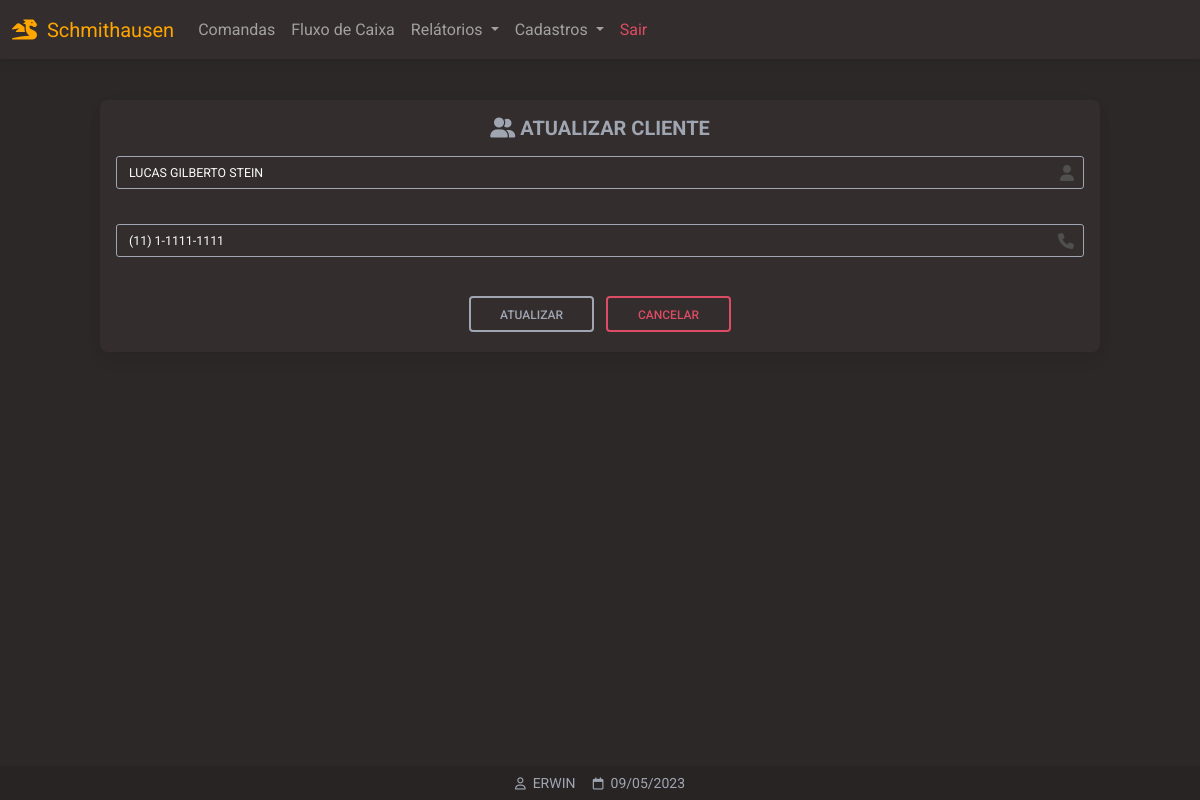
Page /clientes_atualizar/2 (signed in) on the earlier database version.
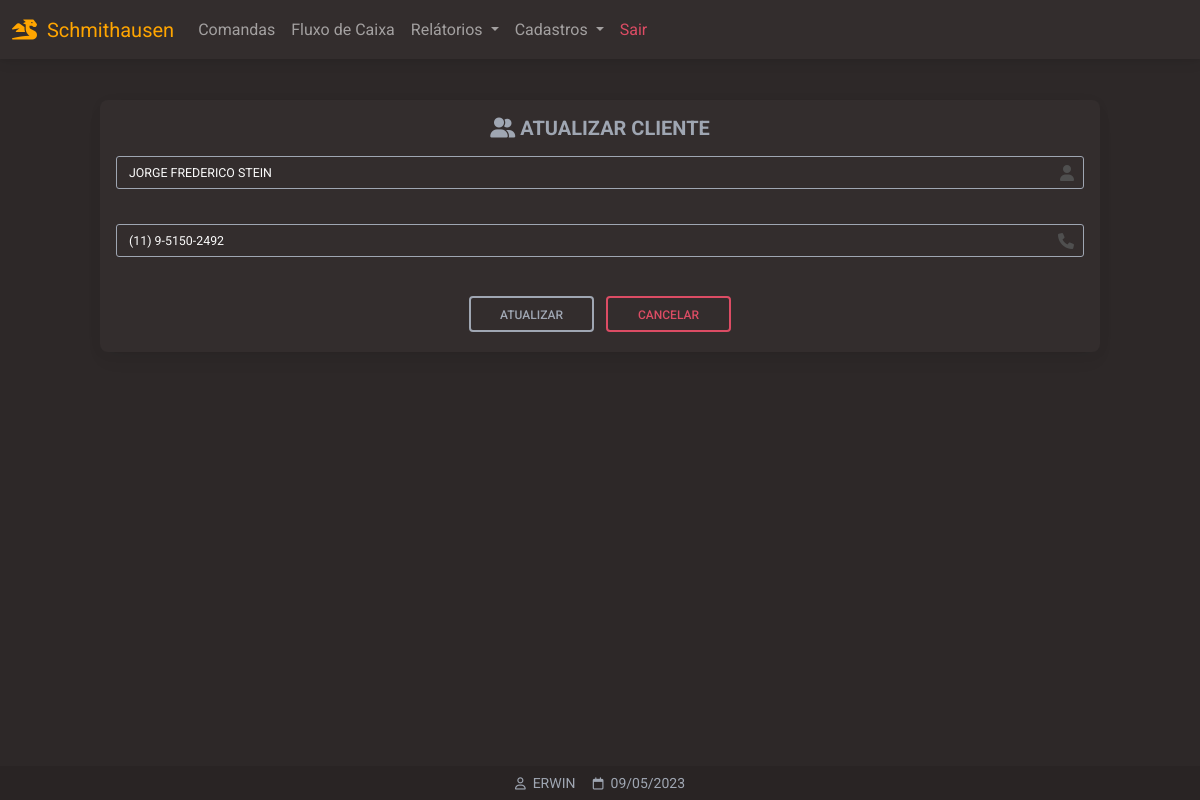
Same page on the later database version.
### website/models.py (models this page shows)
class Cliente(db.Model):
    id = db.Column(db.Integer, primary_key=True)
    fone = db.Column(db.String(150))
    data_criacao = db.Column(db.DateTime(timezone=True), default=func.now())
    nome = db.Column(db.String(150))

class User(db.Model, UserMixin):
    id = db.Column(db.Integer, primary_key=True)
    email = db.Column(db.String(150), unique=True)
    password = db.Column(db.String(150))
    first_name = db.Column(db.String(150))
    notes = db.relationship('Note')

### website/views.py (the view, shortened to what this page needs)
@views.route('/clientes_atualizar/<int:id>', methods=['GET','POST'])
@login_required
def atualizarClientes(id):
    form = CadastroCliente()
    get_cli = Cliente.query.get(id)
    if id != 1:
        if request.method == 'GET':
            return render_template('clientes_atualizar.html',
                user=current_user,
                data=data,
                form=form,
                c=get_cli
                )
    else:
        flash('NÃO PODE SER EDITADO!')
        return redirect(url_for('views.clientes'))

### website/forms.py
class CadastroCliente(FlaskForm):
	nome = StringField(
	'Nome',
	validators= [
	DataRequired(message=("Este campo é obrigatório!")),
	Length(min=4, message=("Pelo menos 4 caracteres!"))
	])
	fone = StringField(
	'Celuar',
	validators= [
	DataRequired(message=("Este campo é obrigatório!")),
	Length(min=16,max=16, message=("Número celuar inválido!"))
	])

### website/__init__.py (called while the page is built)
def create_app():
    app = Flask(__name__)
    app.config['SECRET_KEY'] = 'hjshjhdjah kjshkjdhjs'
    app.config['SQLALCHEMY_DATABASE_URI'] = f'sqlite:///{DB_NAME}'
    db.init_app(app)
    from .views import views
    from .auth import auth
    app.register_blueprint(views, url_prefix='/')
    app.register_blueprint(auth, url_prefix='/')
    from .models import User, Note
    with app.app_context():
        db.create_all()
    login_manager = LoginManager()
    login_manager.login_view = 'auth.login'
    login_manager.login_message = u"FAVOR EFETUAR LOGIN!"
    login_manager.init_app(app)
    @login_manager.user_loader
    def load_user(id):
        return User.query.get(int(id))
    return app

### website/templates/clientes_atualizar.html (shortened to what this page needs)
{% extends "base.html" %}
{% block content %}
{% set nome = c.nome %}
{% set fone = c.fone %}
<div class="container pt-5">
<form
method="POST"
class="form-outline form-white mb-4 mt-1 m-auto card bg-dark p-3 larg-max"
action="/clientes_atualizar/{{ c.id }}"
novalidate
>
<h2 align="center" class="fw-bold mb-1 text-uppercase text-secondary mb-3 h5">
<i class="fa-solid fa-user-group"></i>
ATUALIZAR CLIENTE</h2>
<div class="form-outline">
{{ form.nome(class='myInputs form-control-sm', placeholder= form.nome.label.text, style='text-transform:uppercase', value=nome, autofocus='true') }}
</div>
<div class="form-outline">
{{ form.fone(class='myInputs form-control-sm phone-mask', placeholder='(XX) X-XXXX-XXXX', value=fone) }}
</div>
<div class="text-center">
      <input style="width:125px" type="submit" value="ATUALIZAR" class="btn btn-outline-light m-1" />
      <a     style="width:125px" href="/clientes" class="btn btn-outline-danger m-1">CANCELAR</a>
</div>
{% endblock %}
{% block titlefooter %}
<span style="color:#9FA6B2">
&nbsp;{{ user.first_name | upper }}
<span style="color:#9FA6B2">
&nbsp;{{ data.strftime('%d/%m/%Y') }}
</span>
{% endblock %}

### website/templates/base.html (shortened to what this page needs)
<!DOCTYPE html>
<html lang="pt-br">
<head>
<link rel="stylesheet" href="https://cdnjs.cloudflare.com/ajax/libs/font-awesome/6.0.0/css/all.min.css"/>
<link rel="stylesheet" type="text/css"       href="{{ url_for('static', filename='css/mdb.min.css')      }}">
<link rel="stylesheet" type="text/css"       href="{{ url_for('static', filename='css/base.css')         }}">
</head>
<body class="dark-ligth">
<div class="container pt-5" >
<nav class="navbar navbar-expand-lg bg-dark fixed-top navbar-dark ">
  <div class="container-fluid">
    <a class="navbar-brand" style="color: orange;pointer-events: none;"><i class="fa-solid fa-dragon"></i>&nbsp;&nbsp;Schmithausen</a>
    {% if user.is_authenticated %}
    <div class="collapse navbar-collapse" id="navbarSupportedContent">
      <ul class="navbar-nav me-auto mb-2 mb-lg-0 my-navbar">
        <li class="nav-item">
          <a class="nav-link" href="/comandas">Comandas</a>
        </li>
        <li class="nav-item">
          <a class="nav-link" href="#">Fluxo de Caixa</a>
        </li>
        <li class="nav-item dropdown">
          <a class="nav-link dropdown-toggle" href="#" id="navbarDropdown" role="button" data-mdb-toggle="dropdown" aria-expanded="false">
            Relátorios
          </a>
        </li>
        <li class="nav-item dropdown">
          <a class="nav-link dropdown-toggle" href="#" id="navbarDropdown" role="button" data-mdb-toggle="dropdown" aria-expanded="false">
            Cadastros
          </a>
            <li class="nav-item">
            <a class="nav-link text-danger" href="/logout">Sair</a>
            </li>
        {% endif %}
        </li>
      </ul>
    </div>
  </div>
</nav>
  {% block content %}
  {% endblock %}
<footer class="bg-dark text-center text-white fixed-bottom">
  <div class="text-center p-1" style="background-color: rgba(0, 0, 0, 0.2)">
   <small style="color:orange;">
   {% block titlefooter %}{% endblock %}
   </small>
  </div>
</footer>
</div>
</body>
</html>

### website/static/css/base.css (style rules this page uses)
:root { --color-orange: orange; --color-primary: #3B71CA; --color-secondary: #9FA6B2; --color-success: #14A44D; --color-danger: #DC4C64; --color-warning: #E4A11B; --color-info: #54B4D3; --color-ligth:#FBFBFB; --color-dark:#332D2D; --color-dark-ligth: #2d2828; }
.btn-outline-light { border: 2px solid var(--color-secondary); color: var(--color-secondary); }
.myInputs { width: 100%; border: 1px solid var(--color-secondary); background-color: var(--color-dark); color: var(--color-ligth); padding: 0.35rem; padding-left: 0.75rem; border-radius: 3px; }
.larg-max { max-width: 1000px!important; }
.dark-ligth { background-color: var(--color-dark-ligth); }
.form-outline { margin-bottom: 35px!important; }

Differences in the rows shown:
changed Cliente: nome "LUCAS GILBERTO STEIN" → "JORGE FREDERICO STEIN"; fone "(11) 1-1111-1111" → "(11) 9-5150-2492"
